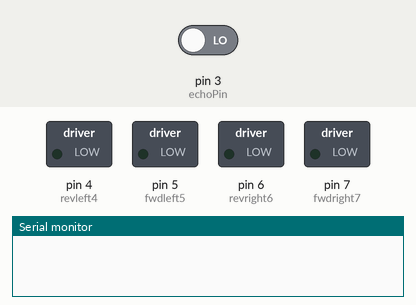
Bench run of a sketch on a simulated Arduino Uno, built with avr-gcc and run on an emulated ATmega328P. On the bench: switched loads named in the sketch (green lamp = pin HIGH), the last lines printed to the serial monitor. Inputs (shaded band) come from the test bench; at power-on: pin 3 (echoPin) LOW. Random numbers use the default seed unless the sketch sets one; pins used as bus, display or sensor lines are not drawn.

Above: at 1.5 s.
At 2.5 s:
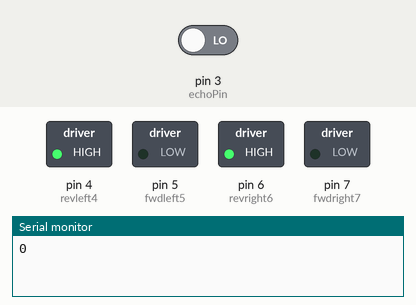
At 3.6 s:
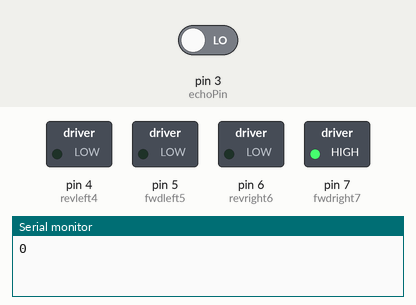
Timing chart, 0 to 6.8 s (numbered marks = the images above):
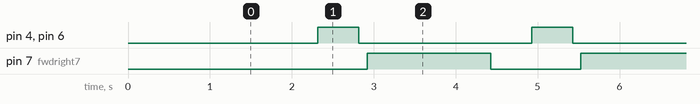

Measured:
- by itself, pin 4 (revleft4), pin 6 (revright6): alternates HIGH for 0.50 s and LOW for 2.1 s
- by itself, pin 7 (fwdright7): alternates HIGH for 1.5 s and LOW for 1.1 s
- by itself, everything shown: repeats every 2.6 s, in 4 steps

The sketch:

ultrasonic.ino
```cpp
int trigPin = 2;      // trig pin of HC-SR04
int echoPin = 3;     // Echo pin of HC-SR04

int revleft4 = 4;       //REVerse motion of Left motor
int fwdleft5 = 5;       //ForWarD motion of Left motor
int revright6 = 6;      //REVerse motion of Right motor
int fwdright7 = 7;     //ForWarD motion of Right motor

long duration, distance;

void setup() {

  delay(random(500,2000));   // delay for random time
  Serial.begin(9600);
  pinMode(revleft4, OUTPUT);      // set Motor pins as output
  pinMode(fwdleft5, OUTPUT);
  pinMode(revright6, OUTPUT);
  pinMode(fwdright7, OUTPUT);

  pinMode(trigPin, OUTPUT);         // set trig pin as output
 pinMode(echoPin, INPUT);          //set echo pin as input to capture reflected waves
}

void loop() {

  digitalWrite(trigPin, LOW);
  delayMicroseconds(2);
  digitalWrite(trigPin, HIGH);     // send waves for 10 us
  delayMicroseconds(10);
  duration = pulseIn(echoPin, HIGH); // receive reflected waves
  distance = duration / 58.2;   // convert to distance
  delay(10);
  Serial.println(distance);
  /*
  if(Serial.available()>0)

         {
            char c = Serial.read();
            int readString;
            readString +=c;
            delay(2);

                   if (c == '1')
                    {
                     delay(1000);
    digitalWrite(fwdright7, HIGH);                    // move forward
    digitalWrite(revright6, LOW);
    digitalWrite(fwdleft5, HIGH);
    digitalWrite(revleft4, LOW);

                     c = "";
                    }

                                 if (c == '2')
                                  {
                                    delay(1000);
                                    digitalWrite(fwdright7, LOW);      //movebackword
    digitalWrite(revright6, HIGH);
    digitalWrite(fwdleft5, LOW);
    digitalWrite(revleft4, HIGH);
    delay(500);

                                    c = "";
                                  }
             else
            {
             readString= "";
            }
         }
}
  */

    // If you dont get proper movements of your robot then alter the pin numbers
  if (distance > 19)
 {
    digitalWrite(fwdright7, HIGH);                    // move forward
    digitalWrite(revright6, LOW);
    digitalWrite(fwdleft5, HIGH);
    digitalWrite(revleft4, LOW);
  }

  if (distance < 18)
  {
    digitalWrite(fwdright7, LOW);  //Stop
    digitalWrite(revright6, LOW);
    digitalWrite(fwdleft5, LOW);
    digitalWrite(revleft4, LOW);
    delay(500);
    digitalWrite(fwdright7, LOW);      //movebackword
    digitalWrite(revright6, HIGH);
    digitalWrite(fwdleft5, LOW);
    digitalWrite(revleft4, HIGH);
    delay(500);
    digitalWrite(fwdright7, LOW);  //Stop
    digitalWrite(revright6, LOW);
    digitalWrite(fwdleft5, LOW);
    digitalWrite(revleft4, LOW);
    delay(100);
    digitalWrite(fwdright7, HIGH);
    digitalWrite(revright6, LOW);
    digitalWrite(revleft4, LOW);
    digitalWrite(fwdleft5, LOW);
    delay(500);
  }

}
```
